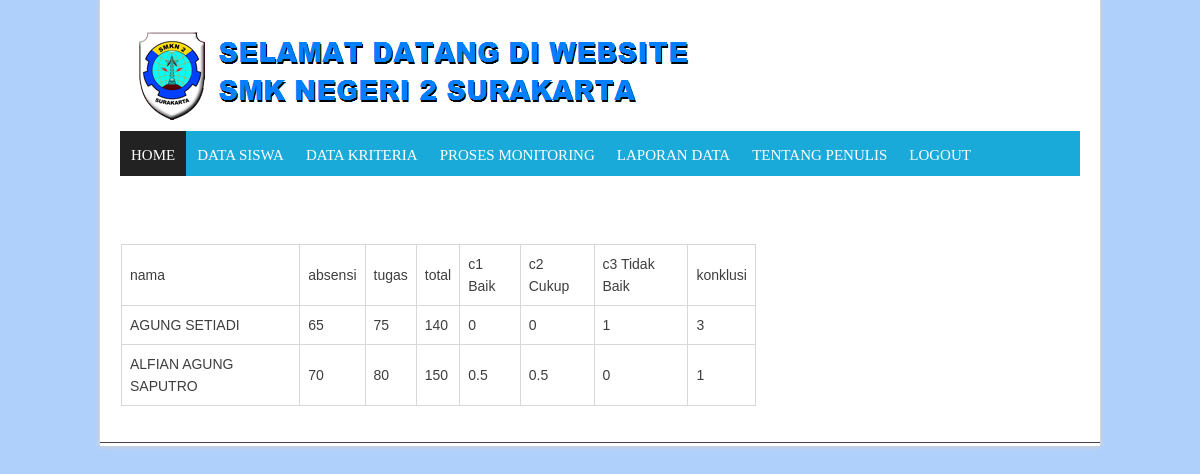
The app's page /master/coba.php (signed in) with its own data.
### tables this page shows
CREATE TABLE IF NOT EXISTS `tbtesting` (
  `idtesting` int(10) NOT NULL AUTO_INCREMENT,
  `nis` varchar(30) DEFAULT NULL,
  `nama` varchar(30) NOT NULL,
  `absensi` float DEFAULT NULL,
  `tugas` float DEFAULT NULL,
  PRIMARY KEY (`idtesting`) USING BTREE
);

### master/coba.php (the view, shortened to what this page needs)
<?php include "admin_header.php"?>
<?php
$mark=array();
$mark1=array();
$random=array();
$count=1;
$data_siswa=array();
$random_uik=array();
$uikv2=array();
$tampung=array();
$tampung2=array();
$matrix=array();
$uikvxij=array();
$newcluster=array();
$cluster=array();
$totalcluster=array();
$ptotal=array();
$bowl=array();
$cluster_tampil=array();
$tampil_c1=0;
$tampil_c2=0;
$tampil_c3=0;
$query_mysql =  mysqli_query($connect,"SELECT * FROM tbtesting")or die(mysql_error());
  while($data = mysqli_fetch_array($query_mysql)){
  	$data_siswa[$count][1]=$data['idtesting'];
  	$data_siswa[$count][2]=$data['nis'];
  	$data_siswa[$count][3]=$data['nama'];
  	$data_siswa[$count][4]=$data['absensi'];
  	$data_siswa[$count][5]=$data['tugas'];
  	$count=$count+1;
  }
  for ($i=1; $i <=count($data_siswa) ; $i++) {
    $mark[$i]=$data_siswa[$i][4]+$data_siswa[$i][5];
  	$matrix[$i][1] = $data_siswa[$i][4];
  	$matrix[$i][2] = $data_siswa[$i][5];
  }
$top_mark = array_search(max($mark),$mark);
$low_mark = array_search(min($mark),$mark);
$cluster_count=3;
$max_iter=10000;
$min_error=0.00001;
for ($i=1; $i <= count($matrix) ; $i++) {
  $keepChecking = true;
  while($keepChecking){
    $random[1] = rand(1, 60);
    $random[2] = rand(1, 80);
    $random[3] = rand(1, 60);
    $valuestotal = $random[1] + $random[2] + $random[3];
    if ($valuestotal === 100){
        $keepChecking = false;
    }
}
	$random_uik[$i][1] = $random[1]/100;
	$random_uik[$i][2] = $random[2]/100;
	$random_uik[$i][3] = $random[3]/100;
}
for ($iter=1; $iter <=$max_iter ; $iter++) {
for ($i=1; $i <=count($random_uik) ; $i++) {
	for ($j=1; $j <= count($random_uik[$i]) ; $j++) {
		$uikv2[$i][$j]=pow($random_uik[$i][$j],2);
		$tampung[$j][$i]=$uikv2[$i][$j];
	}
}
for ($i=1; $i <=count($uikv2) ; $i++) {
	for ($j=1; $j <= count($uikv2[$i]) ; $j++) {
			$uikvxij[$i][$j][1] = $uikv2[$i][$j]*$matrix[$i][1];
			$uikvxij[$i][$j][2] = $uikv2[$i][$j]*$matrix[$i][2];
			$tampung2[1][$j][$i] = $uikvxij[$i][$j][1];
			$tampung2[2][$j][$i] = $uikvxij[$i][$j][2];
	}
}
for ($i=1; $i <=3 ; $i++) {
	for ($j=1; $j <=2 ; $j++) {
		$newcluster[$i][$j]=(array_sum($tampung2[$j][$i]))/(array_sum($tampung[$i]));
	}
}
for ($x=1; $x <= $cluster_count ; $x++) {
for ($i=1; $i <=count($matrix) ; $i++) {
  	$cluster[$x][$i][1] = pow(($matrix[$i][1]-$newcluster[$x][1]),2);
  	$cluster[$x][$i][2] = pow(($matrix[$i][2]-$newcluster[$x][2]),2);
    $totalcluster[$x][$i]=array_sum($cluster[$x][$i]);
  }
}
for ($i=1; $i <=count($matrix) ; $i++) {
  $a=($totalcluster[1][$i]*$uikv2[$i][1]);
  $b=($totalcluster[2][$i]*$uikv2[$i][2]);
  $c=($totalcluster[3][$i]*$uikv2[$i][3]);
  $ptotal[$iter][$i]=$a+$b+$c;
}
for ($i=1; $i <=count($matrix) ; $i++) {
  for($j=1; $j <=$cluster_count; $j++){
    $bowl[$i][$j]=array_sum($cluster[$j][$i]);
  }
  for($j=1; $j <=$cluster_count; $j++){
    $random_uik[$i][$j]=$totalcluster[$j][$i]/array_sum($bowl[$i]);
  }
}
if($iter>2){
 $error=array_sum($ptotal[$iter])-array_sum($ptotal[$iter-2]);
 $err=array_sum($ptotal[$iter])-array_sum($ptotal[$iter-1]);
 $error=sqrt(pow($error, 2));
  if($error<=$min_error){
    if($err<0){
    $iter=$max_iter;
    }
  }
}elseif($iter==1){
}
}
for ($i=1; $i <=count($random_uik) ; $i++) {
      if($i==$top_mark){
        for ($j=1; $j <= $cluster_count ; $j++) {
          $mark1[$j]=$random_uik[$i][$j];
        }
        $tampil_c1 = array_search(max($mark1),$mark1);
      }elseif ($i==$low_mark) {
         for ($j=1; $j <= $cluster_count ; $j++) {
          $mark1[$j]=$random_uik[$i][$j];
        }
        $tampil_c3 = array_search(max($mark1),$mark1);
      }
    }
    for ($i=1; $i <=3 ; $i++) {
      if($i!=$tampil_c1&&$i!=$tampil_c3){
        $tampil_c2=$i;
      }
    }
    for ($i=1; $i <=count($random_uik) ; $i++) {
      $cluster_tampil[$i][1]=$random_uik[$i][$tampil_c1];
      $cluster_tampil[$i][2]=$random_uik[$i][$tampil_c2];
      $cluster_tampil[$i][3]=$random_uik[$i][$tampil_c3];
    }
  ?>
<div id="main_content" style="padding: 21px;">
  <form class="form-horizontal" enctype="multipart/form-data" action="../ron/perhitungan_disp.php" method="post">
    <div id="page">
    <div id="content"><br>
     <table border="1">
      <tr>
        <td>nama</td>
        <td>absensi</td>
        <td>tugas</td>
        <td>total</td>
        <td>c1 Baik</td>
        <td>c2 Cukup</td>
        <td>c3 Tidak Baik</td>
        <td>konklusi</td>
      </tr>
      <?php for ($i=1; $i <=count($random_uik) ; $i++) {
        echo "<tr>";
        $konklusi = array_search(max($cluster_tampil[$i]),$cluster_tampil[$i]);?>
        <td><?php echo $data_siswa[$i][3]?></td>
        <td><?php echo $data_siswa[$i][4]?></td>
        <td><?php echo $data_siswa[$i][5]?></td>
        <td><?php echo $data_siswa[$i][5]+$data_siswa[$i][4];?></td>
        <?php for ($j=1; $j <=$cluster_count ; $j++) { ?>
          <td><?php echo $cluster_tampil[$i][$j];?></td>
        <?php }?>
        <td><?php echo $konklusi;?></td>
        <?php
        echo "<tr>";
      }?>
     </table>
    	</div>
    </div>
</form>
</div>
<?php include "admin_footer.php"?>

### master/SMK Negeri 2 Surakarta_files/style.css (style rules this page uses)
html, body, div { font-size:100%;font-family:inherit;vertical-align:baseline;margin:0;padding:0;border:0;outline:0;font-weight:inherit;font-style:inherit; }
caption, th, td { text-align:left;font-weight:normal; }
table { border-collapse:separate;border-spacing:0; }
* { margin:0;padding:0; }
table, th, td, tr { padding: 8px; border: 1px solid #D8D8D8; border-collapse: collapse; }
body { font-family: Arial, sans-serif; font-size:14px; color: #3e3e3e; background: #eee; }
#main_content { display: inline-block; width: 100%; margin: 25px 0px 0px 0px; padding: 0px 0 10px 0px; }
#content { width: 635px; margin: 0px; display: inline-block; float: left; line-height: 22px; }

### master/admin_header.php (style rules this page uses)
body.custom-background { background-color: #b0d0fc; }

### records on screen
tbtesting: nama "AGUNG SETIADI", absensi "65", tugas "75", $data_siswa[$i][5]+$data_siswa[$i][4] "140", j "0", j "1", konklusi "3"
tbtesting: nama "ALFIAN AGUNG SAPUTRO", absensi "70", tugas "80", $data_siswa[$i][5]+$data_siswa[$i][4] "150", j "0.5", j "0", konklusi "1"
